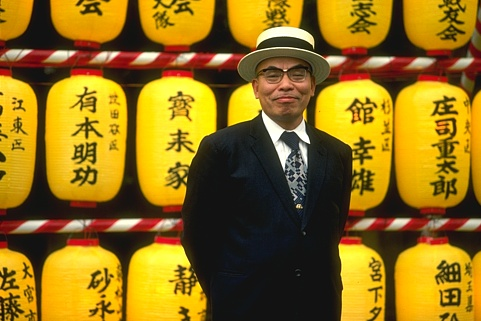
%> input picture ImageSystemTest/input/sampleimage1.jpg, 481 x 321 px
$ octave --eval "result = pvp_edgeFilterFramesKernel('../../ImageSystemTest/input/sampleimage1.jpg');"   (GNU Octave 9; MATLAB toolbox functions it lacks are replaced by stand-ins)
%> lines starting %> are read from the running program, lines starting %| are printed output that depends on the picture
### mlab/imgProc/col2gray.m
function ret = col2gray(im)
%apply the luminance equation to the image

  if size(im,3) == 3
    ret = .2989*im(:,:,1) ...
        +.5870*im(:,:,2) ...
        +.1140*im(:,:,3);
  else
    ret = im;
  end%if

end

### mlab/imgProc/addMirrorBC.m
function [pad_image] = addMirrorBC(original_image, pad)

  num_bands = size(original_image,3);
  original_size = [size(original_image,1), size(original_image,2)];

  pad_max = min( [pad, original_size(1), original_size(2)] );
  pad_image = original_image;
  pad_cum = 0;
  while pad_cum < pad

    pad_size = [size(pad_image,1), size(pad_image,2)];

    extended_size(1) = pad_size(1) + 2 * pad_max;
    extended_size(2) = pad_size(2) + 2 * pad_max;

    extended_image = zeros(extended_size(1), extended_size(2));

    %% interior
    extended_image(pad_max+1:end-pad_max, pad_max+1:end-pad_max) = ...
      pad_image;
    %% NW
    extended_image(1:pad_max, 1:pad_max) = ...
        rotdim(pad_image(1:pad_max, 1:pad_max), 2);
    %% N
    extended_image(1:pad_max, pad_max+1:end-pad_max) = ...
        flipud(pad_image(1:pad_max, :));
    %% NE
    extended_image(1:pad_max, end-pad_max+1:end) = ...
        rotdim(pad_image(1:pad_max, end-pad_max+1:end), 2);
    %% W
    extended_image(pad_max+1:end-pad_max, 1:pad_max) = ...
        fliplr(pad_image(:,1 :pad_max));
    %% E
    extended_image(pad_max+1:end-pad_max, end-pad_max+1:end) = ...
        fliplr(pad_image(:, end-pad_max+1:end));
    %% SW
    extended_image(end-pad_max+1:end, 1:pad_max) = ...
        rotdim(pad_image(end-pad_max+1:end, 1:pad_max), 2);
    %% S
    extended_image(end-pad_max+1:end, pad_max+1:end-pad_max) = ...
        flipud(pad_image(end-pad_max+1:end, :));
    %% SE
    extended_image(end-pad_max+1:end, end-pad_max+1:end) = ...
        rotdim(pad_image(end-pad_max+1:end, end-pad_max+1:end), 2);

    pad_image = extended_image;
    pad_max = min( [pad - pad_cum, extended_size(1), extended_size(2)] );
    pad_max = max(1, pad_max);
    pad_cum = pad_cum + pad_max;


end%while%%pad_mas

### mlab/imageNet/strFolderFromPath.m
function str_folder = strFolderFromPath( str_path )
  %% returns the final folder or file name at the end of the last path separator
  folder_ndx = strfind(str_path, filesep);
  str_folder = str_path(folder_ndx(end)+1:end);
endfunction %% strFolderFromPath

### mlab/NeoVis2/pvp_edgeFilterFramesKernel.m
function [pvp_status_info] = pvp_edgeFilterFramesKernel(frame_pathname)

  global pvp_DoG_flag
  global canny_flag
  global pvp_DoG_dir
  global DoG_struct
  global canny_dir
  global canny_struct
  global pvp_image_margin

  global VERBOSE_FLAG

  pvp_status_info = struct;
  pvp_status_info.unread_flag = 1;
  pvp_status_info.pvp_DoG_flag = 0;
  pvp_status_info.canny_flag = 0;
  pvp_status_info.rejected_flag = 1;

  if VERBOSE_FLAG
    disp(["frame_pathname = ", frame_pathname]);
  endif
  frame_filename = strFolderFromPath(frame_pathname);
  pvp_status_info.framename = frame_filename;
  pvp_status_info.pathname = frame_pathname;
  try
    image_color = ...
	imread(frame_pathname);
%> image_color is the input picture: size 321x481x3 uint8; mean R, G, B 143.8, 110.2, 24.3
  catch
    disp([" failed: pvp_edgeFilterFramesKernel::imread: ", frame_pathname]);
    return;
  end
  pvp_status_info.unread_flag = 0;
  image_gray = col2gray(image_color);
%> in col2gray, `ret = .2989*im(:,:,1) +.5870*im(:,:,2) +.1140*im(:,:,3);`:
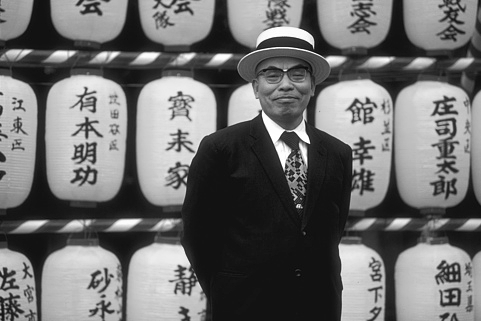
%> ret: size 321x481 uint8; min 8, max 255, mean 110.4

  pvp_status_info.mean = mean(image_gray(:));
%> pvp_status_info.mean = 110.4
  pvp_status_info.std = std(image_gray(:));
%> pvp_status_info.std = 75.79

  extended_image_gray = addMirrorBC(image_gray, pvp_image_margin);
%> after the loop in addMirrorBC, `while pad_cum < pad`: pad_cum = 0
%> `result = pvp_edgeFilterFramesKernel('../../ImageSystemTest/input/sampl..`: result = {unread_flag 0, pvp_DoG_flag 0, canny_flag 0, rejected_flag 1, mean 110.4, std 75.79}

  if pvp_DoG_flag
    [extended_image_DoG, DoG_gray_val] = ...
	DoG(extended_image_gray, ...
	    DoG_struct.amp_center_DoG, ...
	    DoG_struct.sigma_center_DoG, ...
	    DoG_struct.amp_surround_DoG, ...
	    DoG_struct.sigma_surround_DoG);
    image_DoG = ...
	extended_image_DoG(pvp_image_margin+1:size(extended_image_DoG,1)-pvp_image_margin, ...
			   pvp_image_margin+1:size(extended_image_DoG,2)-pvp_image_margin);
    DoG_pathname = ...
	[pvp_DoG_dir, frame_filename];
    try
      imwrite(uint8(image_DoG), DoG_pathname);
    catch
      disp([" failed: pvp_edgeFilterFramesKernel::imwrite: ", DoG_pathname]);
      return;
    end
    pvp_status_info.pvp_DoG_flag = 1;
  endif %% pvp_DoG_flag

  if canny_flag
    canny_gray_val = 0;
    [extended_image_canny, image_orient] = ...
	canny(extended_image_gray, canny_struct.sigma_canny);
    image_canny = ...
	extended_image_canny(pvp_image_margin+1:size(extended_image_canny,1)-pvp_image_margin, ...
			     pvp_image_margin+1:size(extended_image_canny,2)-pvp_image_margin);
    canny_pathname = ...
	[canny_dir, frame_filename];
    try
      imwrite(uint8(image_canny), canny_pathname);
    catch
      disp([" failed: pvp_edgeFilterFramesKernel::imwrite: ", canny_pathname]);
      return;
    end
    pvp_status_info.canny_flag = 1;
  endif %% canny_flag


endfunction  %% pvp_edgeFilterFramesKernel
